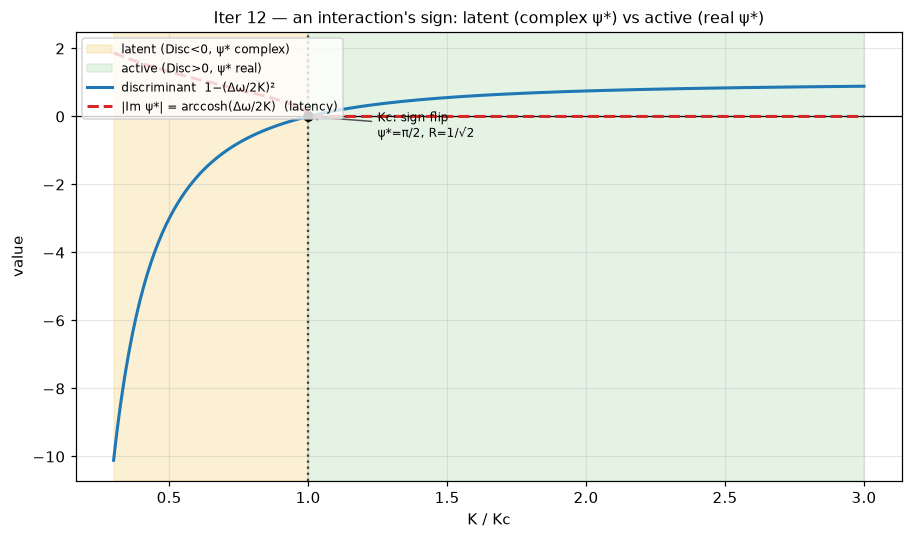

Here is the Python script that generated this plot:
"""
Iteration 12 -- The sign of an interaction: latent vs active as a discriminant.

Ziggy's conjecture: latent vs active interaction is "a sort of sign problem."
It is -- precisely. The two-oscillator locked state solves

    sin(psi*) = Dw / (2K)                       (iter 6)

which has a REAL solution iff |Dw/(2K)| <= 1. Define the locking discriminant

    Disc(K) = 1 - (Dw / (2K))^2

  Disc > 0  -> psi* real     -> ACTIVE interaction  (locked; a deviation)   [K > Kc]
  Disc = 0  -> psi* = pi/2   -> the threshold Kc; onset coherence 1/sqrt(2) [K = Kc]
  Disc < 0  -> psi* complex  -> LATENT interaction  (channel only, no dev.) [K < Kc]

Below Kc the locked offset is complex:
    psi* = pi/2 - i * arccosh(Dw / 2K)
-- the phase relationship exists in analytic continuation but is NOT realized on
the real circle. Its imaginary part arccosh(Dw/2K) measures "how latent" the
interaction is (0 at threshold, growing as coupling weakens). The SIGN of the
discriminant -- equivalently, the realness of psi* -- is the latent/active
discriminator. That is the sign problem, made exact.

NB: this is the sign of the DISCRIMINANT (K vs Kc), NOT the sign of the coupling
K itself. K >= 0 throughout (D1/D5); the attractive/repulsive sign of the
coupling is a separate axis we did not take. Non-negative coupling, signed
discriminant.

Checks (analytic backbone + simulated realization):
 1. sign(Disc) flips at Kc = |Dw|/2, and Disc = 0 there.
 2. Above Kc the simulated pair settles to a REAL fixed offset matching Re(psi*);
    below Kc it never settles (drifts) -- the offset is unrealized (latent).
 3. Im(psi*) = arccosh(Dw/2K) > 0 below Kc and -> 0 at Kc (quantifies latency).
 4. At Kc: psi* = pi/2 and coherence R = |cos(psi*/2)| = 1/sqrt(2) (ties to iter 6).
"""
import numpy as np

INV_SQRT2 = 1.0 / np.sqrt(2.0)

# positive detuning for a clean stable branch psi* in (0, pi/2)
f1, f2 = 1.20, 1.00
Dw = 2 * np.pi * (f1 - f2)                 # > 0
Kc = abs(Dw) / 2
print(f"Dw = {Dw:.4f}   Kc = |Dw|/2 = {Kc:.4f}   1/sqrt(2) = {INV_SQRT2:.4f}\n")

def discriminant(K):
    return 1.0 - (Dw / (2.0 * K)) ** 2

def psi_star(K):
    """Stable locked offset. Real (arcsin) above Kc; complex below."""
    arg = Dw / (2.0 * K)
    if arg <= 1.0:
        return complex(np.arcsin(arg), 0.0)          # real: active
    return complex(np.pi / 2.0, -np.arccosh(arg))     # complex: latent

def simulate_offset(K, T=600.0, dt=0.002):
    """Reduced 1-D dynamics dpsi/dt = Dw - 2K sin(psi) (deterministic, no noise).
    Returns (drift_rate, settled_offset_in_(-pi,pi])."""
    psi = 0.3
    n = int(T / dt); burn = int(0.7 * n)
    start = None
    for k in range(n):
        psi += (Dw - 2 * K * np.sin(psi)) * dt
        if k == burn:
            start = psi
    drift = abs(psi - start) / (T - burn * dt)        # rad/time over the tail
    offset = (psi + np.pi) % (2 * np.pi) - np.pi       # wrap to (-pi, pi]
    return drift, offset

# ---- sweep ----
Ks = np.array([0.3, 0.5, 0.7, 0.9, 1.0, 1.1, 1.3, 1.6, 2.0, 3.0]) * Kc
print(f"{'K/Kc':>5} | {'Disc':>7} | {'Re psi*':>8} | {'Im psi*':>8} | "
      f"{'sim drift':>9} | {'sim offset':>10} | class")
print("-" * 78)
rows = []
for K in Ks:
    D = discriminant(K)
    ps = psi_star(K)
    drift, off = simulate_offset(K)
    realized = drift < 1e-3
    cls = "ACTIVE" if D >= 0 else "latent"
    rows.append((K, D, ps, drift, off, realized))
    print(f"{K/Kc:5.2f} | {D:7.3f} | {ps.real:8.3f} | {ps.imag:8.3f} | "
          f"{drift:9.4f} | {off:10.3f} | {cls}")

# ---- checks ----
print()
# 1. discriminant sign flips at Kc
below = [r for r in rows if r[0] < Kc - 1e-9]
above = [r for r in rows if r[0] > Kc + 1e-9]
c1 = all(r[1] < 0 for r in below) and all(r[1] > 0 for r in above) \
     and abs(discriminant(Kc)) < 1e-9
print(f"Check 1 (sign(Disc) flips at Kc; Disc(Kc)={discriminant(Kc):.2e}): "
      f"all K<Kc have Disc<0, all K>Kc have Disc>0  -> {'PASS' if c1 else 'FAIL'}")

# 2. active -> realized real offset (matches Re psi*); latent -> never settles
active_ok = all(r[5] and abs(((r[4]-r[2].real+np.pi) % (2*np.pi)) - np.pi) < 1e-2
                for r in above)
latent_ok = all((not r[5]) for r in below)
c2 = active_ok and latent_ok
print(f"Check 2 (active settles to Re psi*, latent never settles): "
      f"active realized & matched = {active_ok}, latent all drifting = {latent_ok}"
      f"  -> {'PASS' if c2 else 'FAIL'}")

# 3. Im(psi*) > 0 below Kc, monotone, -> 0 at Kc
ims_below = [r[2].imag for r in below]                 # negative (we stored -arccosh)
c3 = all(im < 0 for im in ims_below) and abs(psi_star(Kc).imag) < 1e-6 \
     and abs(psi_star(0.5 * Kc).imag) > abs(psi_star(0.9 * Kc).imag)
print(f"Check 3 (Im psi* nonzero below Kc, ->0 at Kc, grows as K falls): "
      f"Im at 0.5Kc={psi_star(0.5*Kc).imag:.3f}, 0.9Kc={psi_star(0.9*Kc).imag:.3f}, "
      f"Kc={psi_star(Kc).imag:.3f}  -> {'PASS' if c3 else 'FAIL'}")

# 4. threshold: psi*=pi/2, R = 1/sqrt2
ps_c = psi_star(Kc)
R_onset = abs(np.cos(ps_c / 2.0))
c4 = abs(ps_c.real - np.pi/2) < 1e-6 and abs(ps_c.imag) < 1e-6 \
     and abs(R_onset - INV_SQRT2) < 1e-6
print(f"Check 4 (at Kc: psi*=pi/2, R=1/sqrt2): psi*={ps_c.real:.4f}"
      f"{ps_c.imag:+.4f}i, R={R_onset:.4f}  -> {'PASS' if c4 else 'FAIL'}")

allok = c1 and c2 and c3 and c4
print("\nALL PASS" if allok else "\nSOME CHECKS FAILED")
print("\nVerdict: latent vs active interaction IS a sign problem -- the sign of")
print("the locking discriminant Disc = 1 - (Dw/2K)^2. Active interactions have a")
print("REAL locked phase-offset (realized on the circle: a deviation); latent")
print("interactions have a COMPLEX offset (unrealized -- a channel only). The")
print("threshold Kc is the zero of the discriminant, where the offset becomes")
print("real at exactly psi*=pi/2 (coherence 1/sqrt2). 'How latent' = |Im psi*| =")
print("arccosh(Dw/2K). Sign of discriminant, NOT sign of coupling.")

# ---- plot ----
try:
    import matplotlib
    matplotlib.use("Agg")
    import matplotlib.pyplot as plt
    Kg = np.linspace(0.3 * Kc, 3 * Kc, 400)
    D = np.array([discriminant(K) for K in Kg])
    Im = np.array([abs(psi_star(K).imag) for K in Kg])
    fig, ax = plt.subplots(figsize=(8.4, 5))
    ax.axhline(0, color="k", lw=0.8)
    ax.axvspan(Kg[0] / Kc, 1.0, color="#f4d06f", alpha=0.30,
               label="latent (Disc<0, ψ* complex)")
    ax.axvspan(1.0, Kg[-1] / Kc, color="#bfe3c0", alpha=0.40,
               label="active (Disc>0, ψ* real)")
    ax.plot(Kg / Kc, D, color="#1f77b4", lw=2, label="discriminant  1−(Δω/2K)²")
    ax.plot(Kg / Kc, Im, color="#d62728", lw=2, ls="--",
            label="|Im ψ*| = arccosh(Δω/2K)  (latency)")
    ax.axvline(1.0, color="k", ls=":", alpha=0.7)
    ax.plot([1.0], [0.0], "o", color="k")
    ax.annotate("Kc: sign flip\nψ*=π/2, R=1/√2", xy=(1.0, 0.0), xytext=(1.25, -0.6),
                fontsize=8, arrowprops=dict(arrowstyle="->", color="#555"))
    ax.set_xlabel("K / Kc"); ax.set_ylabel("value")
    ax.set_title("Iter 12 — an interaction's sign: latent (complex ψ*) vs "
                 "active (real ψ*)", fontsize=10.5)
    ax.legend(fontsize=8, loc="upper left"); ax.grid(alpha=0.3)
    import os
    out = os.path.join(os.path.dirname(os.path.abspath(__file__)),
                       "iter12_interaction_sign.png")
    fig.tight_layout(); fig.savefig(out, dpi=110, bbox_inches="tight")
    print(f"\nplot saved -> {out}")
except Exception as e:
    print(f"\n(plot skipped: {e})")
